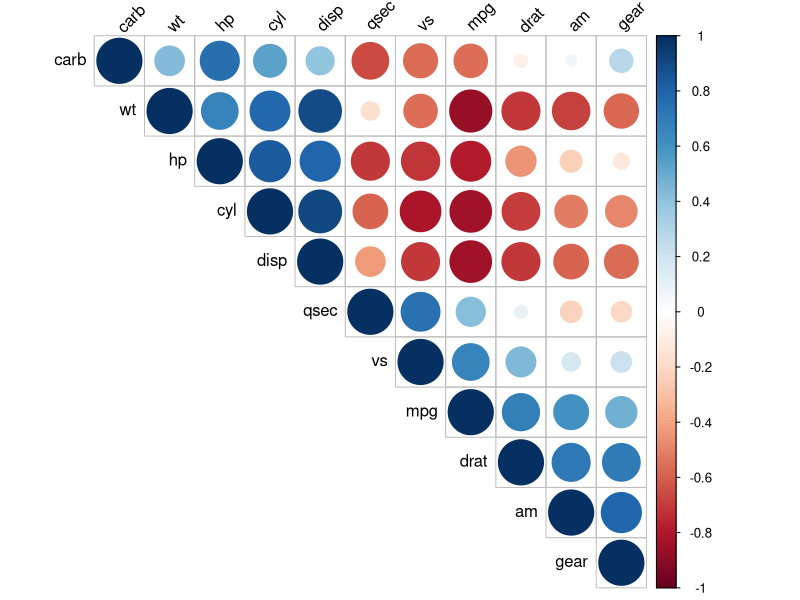
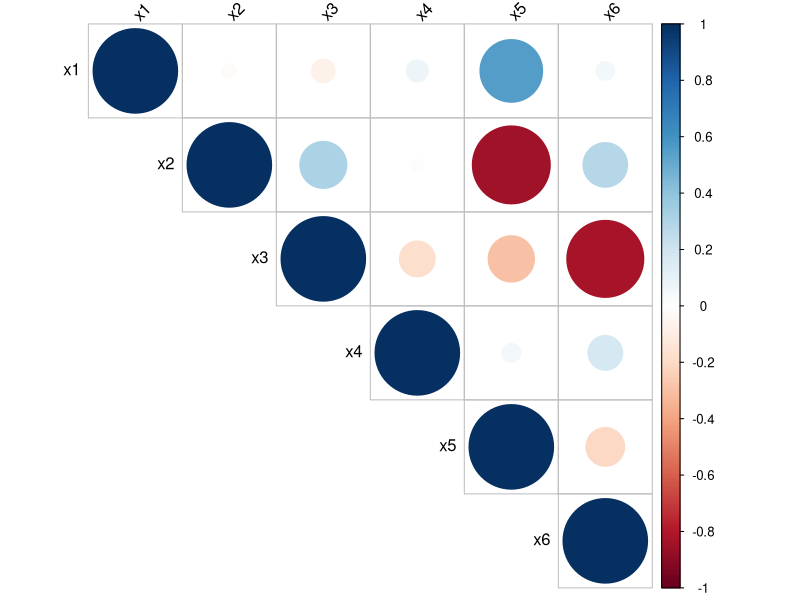

Write the R code that produced these figures, in order.
## ---- chunk 1
gen_dat <- function(n) {
  x1 <- runif(n=n, min=0, max=10)
  x2 <- x1 * 2 + rnorm(n=n, sd=0.01) # x2 es el doble de x1 + ruido
  y <- rnorm(n=n, mean= - 3 + 2 * x1 - 4 * x2, sd=2)
  data.frame(y, x1, x2)
}
## ---- chunk 2
set.seed(12345)
datos <- gen_dat(n=40)
datos1 <- datos[1:20, ]
datos2 <- datos[21:40, ]
## ---- chunk 3
mod1 <- stats::lm(y ~ x1 + x2, data=datos1)
summary(mod1)
## ---- chunk 4
mod2 <- stats::lm(y ~ x1 + x2, data=datos2)
summary(mod2)
## ---- chunk 5
library(dplyr)
mtcars %>% glimpse()
## ---- chunk 6
mtcars %>% cor(method="pearson") %>% round(digits=2) -> mat_cor
mat_cor
## ---- chunk 7
library(corrplot)
corrplot(mat_cor, type="upper", order="hclust", tl.col="black", tl.srt=45)
## ---- chunk 8
gen_dat <- function(n) {
  x1 <- sample(5:25, size=n, replace=TRUE)
  x2 <- rpois(n, lambda=5)
  x3 <- rbinom(n, size=10, prob=0.4)
  x4 <- rbeta(n=n, shape1=0.5, shape2=0.7)
  ruido1 <- runif(n=n, min=-0.5, max=0.5)
  ruido2 <- runif(n=n, min=-0.5, max=0.5)
  x5 <- x1 - 3 * x2 + ruido1
  x6 <- x2 - 4 * x3 + ruido2
  y <- rnorm(n=n, mean= - 3 + 2 * x1 - 4 * x2, sd=2)
  data.frame(y, x1, x2, x3, x4, x5, x6)
}
## ---- chunk 9
datos <- gen_dat(n=30)
mod <- lm(y ~ ., data=datos)
car::vif(mod)
## ---- chunk 10
library(dplyr)
datos %>% select(-y) %>% cor(method="pearson") %>% round(digits=2) -> mat_cor
library(corrplot)
corrplot(mat_cor, type="upper", tl.col="black", tl.srt=45)
